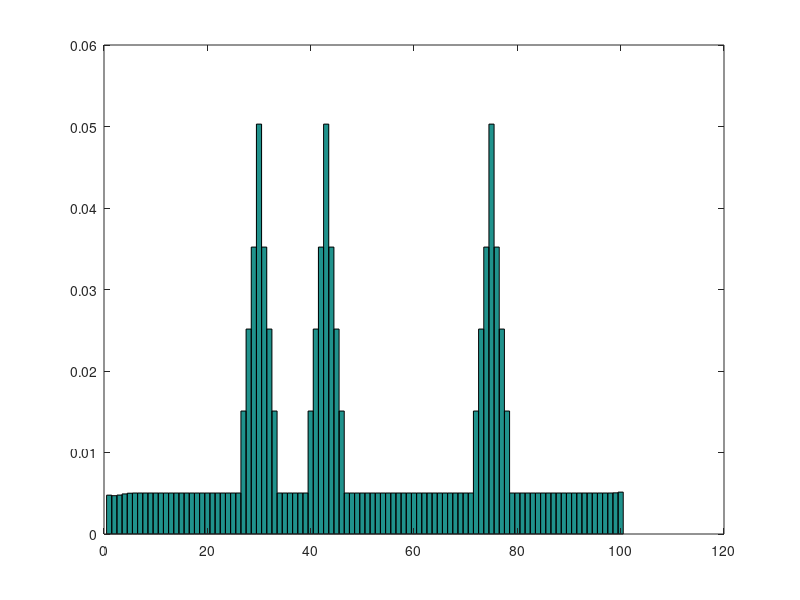

Recreate this plot in MATLAB.
# Objective: build a histogram filter for Probabilistic Robotics
# chapter 8.

# P(Xt-1,Xt,Zt,Mt) = P(Xt|Xt-1,Mt)  -> motion model
#                    P(Xt-1)        -> posterior
#                    P(Zt|Xt)       -> sensor model
#                    P(Mt)          -> motor moviment

# The map is represented by 100 cells in horizontal
# The doors is located in cells 30, 43 and 75
# In one timeStamp, the robot moves 4 cells

# P(Xt|m)     -> Prediction                 -> belBar(Xt)
# P(Xt|m,z)   -> Estimation or Correction   -> bel(Xt)

# |X| = 100 (cells)
# |Z| = 2   (see door, dont)
# |M| = 2   (move forward 3 cells, stay)

### BUILDING PROBABILITIES

## P(Xt|Xt-1,Mt) -- OK
P_XAdXPMA = ones(100,100,2);
for xa = 1:100
  for xp = 1:100
    for ma = 1:2
      
      # move 3 cells
      if(ma==1)
        if(xa - xp == 3)
          P_XAdXPMA(xa,xp,ma) = 7;
        elseif (xa - xp == 4 || xa - xp == 2)
          P_XAdXPMA(xa,xp,ma) = 5;
        elseif(xa - xp == 5 || xa - xp == 1)  
          P_XAdXPMA(xa,xp,ma) = 2;
        endif
      endif
      
      # stay
      if(ma==2)
        if(xa - xp == 0)
          P_XAdXPMA(xa,xp,ma) = 7;
        elseif (xa - xp == 1 || xa - xp == -1)
          P_XAdXPMA(xa,xp,ma) = 5;
        elseif(xa - xp == 2 || xa - xp == -2)  
          P_XAdXPMA(xa,xp,ma) = 2;
        endif
      endif
    
    endfor
  endfor
endfor

# normalization 
for xa = 1:100
  norm = sum(sum(P_XAdXPMA(xa,:,:)));
  for xp = 1:100
    for ma = 1:2
      P_XAdXPMA(xa,xp,ma) = 1.* P_XAdXPMA(xa,xp,ma)/ norm;
    endfor
  endfor
endfor
    

## P(Xt-1) begins uniform -- OK
P_XP = ones(1,100)*1./100;
# sum(P_XP)

## P(Zt|Xt) is constant and depends on map -- OK
P_ZAdXA(1,:) = [1 ,1 ,1 ,1 ,1 ,1 ,1 ,1 ,1 ,1 , ...
                1 ,1 ,1 ,1 ,1 ,1 ,1 ,1 ,1 ,1 , ...
                1 ,1 ,1 ,1 ,1 ,1 ,3 ,5 ,7 ,10, ...
                7 ,5 ,3 ,1 ,1 ,1 ,1 ,1 ,1 ,3 , ...
                5 ,7 ,10,7 ,5 ,3 ,1 ,1 ,1 ,1 , ...
                1 ,1 ,1 ,1 ,1 ,1 ,1 ,1 ,1 ,1 , ...
                1 ,1 ,1 ,1 ,1 ,1 ,1 ,1 ,1 ,1 , ...
                1 ,3 ,5 ,7 ,10,7 ,5 ,3 ,1 ,1 , ...
                1 ,1 ,1 ,1 ,1 ,1 ,1 ,1 ,1 ,1 , ...
                1 ,1 ,1 ,1 ,1 ,1 ,1 ,1 ,1 ,1 ];

P_ZAdXA(2,:) = [8 ,8 ,8 ,8 ,8 ,8 ,8 ,8 ,8 ,8 , ...
                8 ,8 ,8 ,8 ,8 ,8 ,8 ,8 ,8 ,8 , ...
                8 ,8 ,8 ,8 ,8 ,8 ,7 ,5 ,3 ,1 , ...
                3 ,5 ,7 ,8 ,8 ,8 ,8 ,8 ,8 ,7 , ...
                5 ,3 ,1 ,3 ,5 ,7 ,8 ,8 ,8 ,8 , ...
                8 ,8 ,8 ,8 ,8 ,8 ,8 ,8 ,8 ,8 , ...
                8 ,8 ,8 ,8 ,8 ,8 ,8 ,8 ,8 ,8 , ...
                8 ,7 ,5 ,3 ,1 ,3 ,5 ,7 ,8 ,8 , ...
                8 ,8 ,8 ,8 ,8 ,8 ,8 ,8 ,8 ,8 , ...
                8 ,8 ,8 ,8 ,8 ,8 ,8 ,8 ,8 ,8 ];            
                
# normalization 
P_ZAdXA(1,:) = P_ZAdXA(1,:)*1./sum(P_ZAdXA(1,:));
P_ZAdXA(2,:) = P_ZAdXA(2,:)*1./sum(P_ZAdXA(2,:));
# sum(P_ZAdXA(1,:))
# sum(P_ZAdXA(2,:))
# bar(P_ZAdXA);

## P(MA) is uniform
P_MA = [0.5 0.5];


### EXECUTING
# first move, after measure

# P(Xt|m)     -> Prediction                 -> belBar(Xt)
# P(Xt|m,z)   -> Estimation or Correction   -> bel(Xt)

# P(Xt|m) = E_Xt-1{P(Xt|Xt-1,Mt).P(Xt-1)}
# P(Xt|m,z) = (P(Zt|Xt).P(Xt|m)/n

# 20 iterations
# Needs define the values for motor and sensor
iterations = 20;
motor = [1, 1, 1, 1, 2, 1, 1, 1, 2, 1, ...
         1, 1, 1, 1, 1, 2, 1, 1, 1, 1];

measures = [2, 2, 2, 2, 2, 2, 1, 2, 2, 2, ...
            1, 1, 2, 2, 2, 2, 2, 2, 2, 1];
            
P_XAdm = ones(1, 100);   
P_XAdmz = ones(1, 100);        

for it = 1:iterations
    for allx = 1: 100
      P_XAdm(1,allx) = sum(P_XAdXPMA(allx,:,motor(1,it))) * sum(P_XP(1,:));
    endfor
    
    for allx = 1: 100
      P_XAdmz(1,allx) =  P_ZAdXA(measures(1,it), allx) * P_XAdm(1, allx);
    endfor
    
    P_XP(1,:) = P_XAdmz(1,:)*1./sum(P_XAdmz(1,:));
    
    bar(P_XP, "hist");
    
    input ("Press enter! ")
    pause();
endfor






















